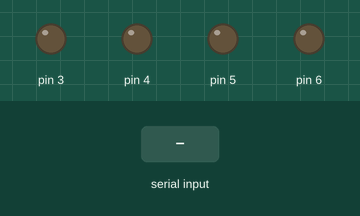
Simulated run of this sketch. Board: Arduino Uno, built with avr-gcc and run on an emulated ATmega328P. Shown: output pins drawn as LEDs (lit = HIGH). The inputs (shaded band) are chosen by the test bench.

Above: at 1.2 s.
1.3 s: "B" received over the second serial link
At 2.1 s:
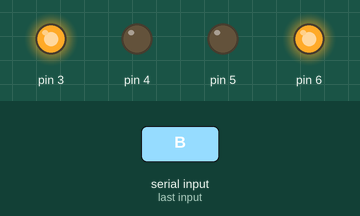
Timing chart, 0 to 4.3 s (numbered marks = the images above; inputs shaded):
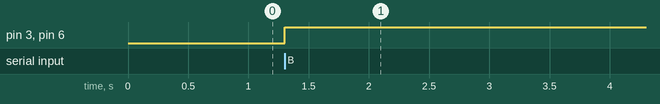

Measured:
- after the input at 1.3 s, pin 3, pin 6: LOW → HIGH at once

The sketch:

ard.ino
```cpp
#include <SoftwareSerial.h>
SoftwareSerial miBT(10,11);

void setup() {
  Serial.begin(9600);
  miBT.begin(38400);

  pinMode(6, OUTPUT);
  pinMode(5, OUTPUT);
  pinMode(4, OUTPUT);
  pinMode(3, OUTPUT);
}

void loop(){
  if (miBT.available()>0) {

    byte input=miBT.read();

    if(input == 'B'){          //FORWARD ----
        digitalWrite(6, HIGH);
        digitalWrite(5, LOW);
        digitalWrite(4, LOW);
        digitalWrite(3, HIGH);
    }
  }
}
```
